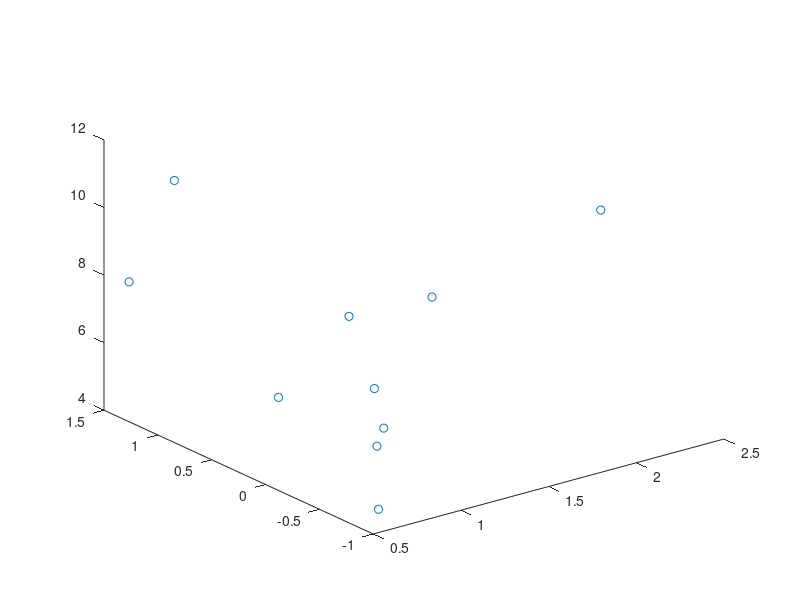
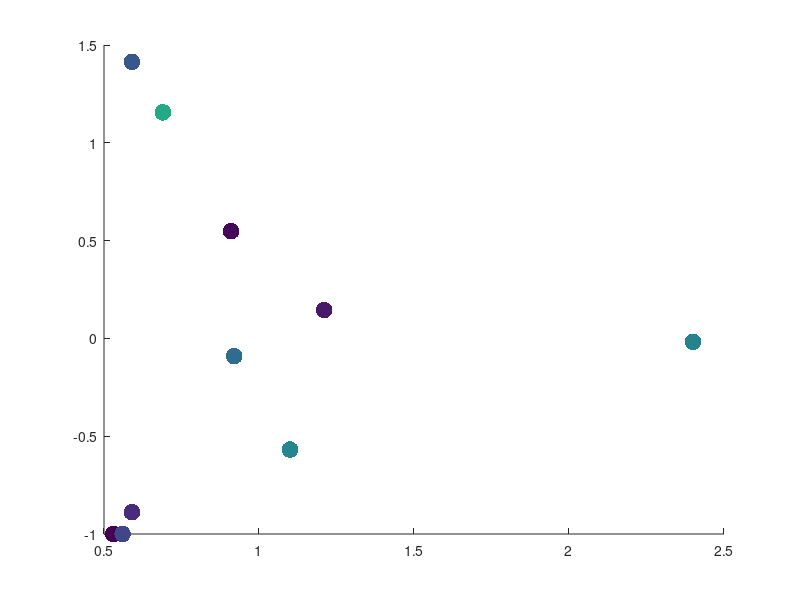

MATLAB code to generate these figures, in order: (Note: this script raises an error after producing the figures.)
clear all;
close all;

% 20P10_Exvivo7, 20P11_Exvivo6, 18P90, 18P93, 20P40, 18P92, 18P94_Exvivo3, 18P95, 17P73, 20P48
width_array = [2.40,      0.91,  1.21,  0.53,  0.56,  0.59,          0.92,  0.59,  1.10,  0.69];
SNR_array =   [9.48,	  5.20,	 5.63,	4.69,  7.05,  6.31,	         8.52,	7.80,  9.54,  11.04];

bias_array = [0.160714286, 0.404761905, 0.094147583, -1, -1, -1, -0.090909091, 3.252873563, -0.568788501, 0.916167665];
bias_array = [-0.017857143, 0.547619048, 0.145038168, -1, -1, -0.888888889, -0.090909091, 1.413793103, -0.568788501, 1.155688623];

invivo_array = [2.20, 1.3, 4.5, 0, 0, 0.1, 0.7, 2.1, 2.1, 3.6];
gt_array = [2.24	0.84	3.93	1.23	0.56	0.9	 0.77	0.87	4.87	1.67];
figure();
p1 = plot3(width_array, bias_array, SNR_array, 'o');

%%
sz = 144;
% figure('Position', [0 100 400 400]);
% p1 = scatter(width_array, SNR_array, sz, bias_array,'filled');

bias_array_v2 = bias_array;
bias_array_v2(bias_array>1) = 1;

% bias_array but to penalize false negative more
bias_array_v3 = bias_array;
bias_array_v3(bias_array == -1) = -5;


figure('Position', [0 100 400 400]);
p1 = scatter(width_array, bias_array, sz, SNR_array, 'filled');
caxis([5 15]);
hold on;
yline([0 0]);

figure('Position', [0 100 400 400]);
p1 = scatter(width_array, abs(bias_array), sz, SNR_array, 'filled');
caxis([5 15]);

%% Inverse proportional fitting
sz = 192;
y = abs(bias_array);
x = width_array;
yfit = @(b,x) b(1)./(x + b(2)) + b(3);  % Objective Function
CF = @(b) sum((y-yfit(b,x)).^2);        % Cost Function
b0 = [1, 0, 0];                      % Initial Parameter Estimates
[B, fv] = fminsearch(CF, b0); 

X = 0.35:0.1:2.5;
figure('Position', [0 100 400 400]);
p1 = scatter(width_array, abs(bias_array), sz, SNR_array, 'filled');
caxis([5 15]);
hold on;
plot(X,yfit(B,X), '--', 'LineWidth', 3);
set(gca, 'YDir','reverse');
ylim([-0.2 3.5]);
Rsq2 = 1 - sum((y - yfit(B,x)).^2)/sum((y - mean(y)).^2) % R^2 0.3290

set(gca, 'Box', 'off', 'TickDir', 'out', 'TickLength', [.02 .02], ...
    'XMinorTick', 'off', 'YMinorTick', 'off', 'YGrid', 'on', ...
    'XColor', [.3 .3 .3], 'YColor', [.3 .3 .3], ...
    'LineWidth', 2)
%% Version 2 
% yfit = @(b,x) b(1)./(x);  % Objective Function
% CF = @(b) sum((y-yfit(b,x)).^2);        % Cost Function
% b0 = [1];                      % Initial Parameter Estimates
% [B, fv] = fminsearch(CF, b0); 
% 
% X = 0.3:0.1:2.5;
% figure('Position', [0 100 400 400]);
% p1 = scatter(width_array, abs(bias_array), sz, SNR_array, 'filled');
% caxis([5 15]);
% hold on;
% plot(X,yfit(B,X));
sz = 192;
y = abs(bias_array);
x = width_array;
yfit = @(b,x) b(1)./(x + b(2)) + b(3);  % Objective Function
CF = @(b) sum((y-yfit(b,x)).^2);        % Cost Function
b0 = [1, 0, 0];                      % Initial Parameter Estimates
[B, fv] = fminsearch(CF, b0); 

X = 0.5:0.1:2.5;
figure('Position', [0 100 400 400]);
p1 = scatter(width_array, abs(bias_array), sz, SNR_array, 'filled');
caxis([5 15]);
hold on;
plot(X,yfit(B,X), '--', 'LineWidth', 3);

Rsq2 = 1 - sum((y - yfit(B,x)).^2)/sum((y - mean(y)).^2) % R^2 0.3290


%% Version 3 (This is the version for the plot)
sz = 192;

y = abs(bias_array);
x = width_array;
yfit = @(b,x) b(1)./(x + b(2)) + b(3);  % Objective Function
CF = @(b) sum((y-yfit(b,x)).^2);        % Cost Function
b0 = [1, 0, 0];                      % Initial Parameter Estimates
[B, fv] = fminsearch(CF, b0); 


X = 0.4:0.1:2.5;
figure('Position', [0 100 400 400]);
p1 = scatter(width_array, abs(bias_array), sz, 'filled');
caxis([5 15]);
hold on;
plot(X,yfit(B,X), '--k', 'LineWidth', 3);
set(gca, 'YDir','reverse', 'XAxisLocation','top');
ylim([-0.2 2]);
Rsq2 = 1 - sum((y - yfit(B,x)).^2)/sum((y - mean(y)).^2) % R^2 0.3290
scatter(width_array([1 8]), abs(bias_array([1 8])), sz, 'filled', 'MarkerFaceColor', [0.8500, 0.3250, 0.0980]);

set(gca, 'Box', 'off', 'TickDir', 'out', 'TickLength', [.02 .02], ...
    'XMinorTick', 'off', 'YMinorTick', 'off', 'YGrid', 'on', ...
    'XColor', [.3 .3 .3], 'YColor', [.3 .3 .3], ...
    'LineWidth', 2)
%% Version 4 (non-abs bias)
sz = 192;

y = abs(bias_array);
x = width_array;
yfit = @(b,x) b(1)./(x + b(2)) + b(3);  % Objective Function
CF = @(b) sum((y-yfit(b,x)).^2);        % Cost Function
b0 = [1, 0, 0];                      % Initial Parameter Estimates
[B, fv] = fminsearch(CF, b0); 

B2 = [-B(1), B(2), -B(3)];
B3 = [B(1), B(2), B(3)+0.1];
X = 0.4:0.1:2.5;
X2 = 0.4:0.1:2.1;
X3 = 2.2:0.1:2.5;
figure('Position', [0 100 400 400]);
p1 = scatter(width_array, bias_array, sz, 'filled');
caxis([5 15]);
hold on;
plot(X2,yfit(B,X2), '--k', 'LineWidth', 3);
plot(X2,yfit(B2,X2), '--k', 'LineWidth', 3);
plot(X3, zeros(1,length(X3)), '--k', 'LineWidth', 3);
set(gca, 'YDir','reverse', 'XAxisLocation','top');
ylim([-2 2]);
Rsq2 = 1 - sum((y - yfit(B,x)).^2)/sum((y - mean(y)).^2) % R^2 0.3290
scatter(width_array([1 5 8]), bias_array([1 5 8]), sz, 'filled', 'MarkerFaceColor', [0.8500, 0.3250, 0.0980]);

set(gca, 'Box', 'off', 'TickDir', 'out', 'TickLength', [.02 .02], ...
    'XMinorTick', 'off', 'YMinorTick', 'off', 'YGrid', 'on', ...
    'XColor', [.3 .3 .3], 'YColor', [.3 .3 .3], ...
    'LineWidth', 2)

%% Version 5 (non-abs bias) Curve is not the fitting curve
sz = 192;

y = abs(bias_array);
x = width_array;
yfit = @(b,x) b(1)./(x + b(2)) + b(3);  % Objective Function
CF = @(b) sum((y-yfit(b,x)).^2);        % Cost Function
b0 = [1, 0, 0];                      % Initial Parameter Estimates
[B, fv] = fminsearch(CF, b0); 

B2 = [-B(1), B(2), -B(3)];
B3 = [B(1), B(2), B(3)+0.2];
B4 = [-B(1), B(2), -(B(3)+0.2)];

X = 0.4:0.1:2.5;

figure('Position', [0 100 400 600]);
yline(0, 'LineWidth', 1.5);
hold on;
p1 = scatter(width_array, bias_array, sz, 'filled');
caxis([5 15]);

plot(X,yfit(B3,X), '--k', 'LineWidth', 3);
plot(X,yfit(B4,X), '--k', 'LineWidth', 3);
ylim([-2 2]);
Rsq2 = 1 - sum((y - yfit(B,x)).^2)/sum((y - mean(y)).^2) % R^2 0.3290
scatter(width_array([1 5 8]), bias_array([1 5 8]), sz, 'filled', 'MarkerFaceColor', [0.8500, 0.3250, 0.0980]);

set(gca, 'Box', 'off', 'TickDir', 'out', 'TickLength', [.02 .02], ...
    'XMinorTick', 'off', 'YMinorTick', 'off', 'YGrid', 'on', ...
    'XColor', [.3 .3 .3], 'YColor', [.3 .3 .3], ...
    'LineWidth', 2)
%% Clustering into two groups
[idx,C] = kmeans(abs(bias_array'), 3)
[idx,C] = kmeans(abs(cat(1, bias_array, width_array)'), 3)
% Cluster 1
c1 = [1 2 3 7 9];
c2 = [4 5 6 8 10];
mean(abs(bias_array(c1)))
mean(abs(bias_array(c2)))
std(abs(bias_array(c1)))
std(abs(bias_array(c2)))

mean(abs(width_array(c1)))
mean(abs(width_array(c2)))
std(abs(width_array(c1)))
std(abs(width_array(c2)))
%%  20P40 varying resolution
res_mat =    [0.9       1.2     1.6     1.9
              0.9       1.2     1.6     1.9
              0.9       1.2     1.6     1.9
              0.9       1.2     1.6     1.9];


res_mat_voxel = [0.9; 1.2; 1.6; 1.9] * [2 4 6 8];

bias_mat = [-1              -1              -1              -1    
            -1              -0.107142857    -0.642857143    -1
            -1              0.607142857     -0.464285714    -1
            0.071428571     -0.464285714    -1              -1];

SNR_mat = [0.45503212  0.718887262  1.646226415  3.035294118
           0.719665272  1.669172932  3.265957447  3.038834951
           0.928977273  3.467391304  6.419354839  3.358974359
           2.040650407  3.886792453  3.578947368  6.90625];


figure();
% p1 = plot3(res_mat, bias_mat, SNR_mat, 'o');
p1 = plot(res_mat_voxel, bias_mat);
hold on;
yline(0);

figure();
% p1 = plot3(res_mat, bias_mat, SNR_mat, 'o');
p1 = plot(res_mat_voxel, abs(bias_mat));
hold on;
yline(0);

figure();
p1 = plot(res_mat(1,:), abs(bias_mat(1,:)));
hold on;
p2 = plot(res_mat(2,:), abs(bias_mat(2,:)));
p3 = plot(res_mat(3,:), abs(bias_mat(3,:)));
p4 = plot(res_mat(4,:), abs(bias_mat(4,:)));


figure();
imagesc(abs(bias_mat)); colormap(brewermap([],'*RdYlBu'));

sz = 144;
figure();
p1 = scatter(res_mat(1,:), abs(bias_mat(1,:)), sz, SNR_mat(1,:), 'filled');
hold on;
p2 = scatter(res_mat(2,:), abs(bias_mat(2,:)), sz, SNR_mat(2,:), 'filled');
p3 = scatter(res_mat(3,:), abs(bias_mat(3,:)), sz, SNR_mat(3,:), 'filled');
p4 = scatter(res_mat(4,:), abs(bias_mat(4,:)), sz, SNR_mat(4,:), 'filled');
colormap(brewermap([],'*RdYlBu'));
caxis([2 6])

%% Bland-Altman (width vs bias)
addpath('../function/BlandAltman/');
territories = {'Invivo'};
nterritories = length(territories);

% Patient states during measurement
states = {'Volume (%)'};
nstates = length(states);

data1 = cat(3,invivo_array');
data2 = cat(3, gt_array');

% BA plot paramters
tit = 'Invivo-Exvivo Comparison'; % figure title
gnames = {territories, states}; % names of groups in data {dimension 1 and 2}
label = {'Invivo','Ground Truth','%'}; % Names of data sets
corrinfo = {'n','SSE','r2','eq'}; % stats to display of correlation scatter plot
BAinfo = {'RPC(%)','ks'}; % stats to display on Bland-ALtman plot
limits = 'auto'; % how to set the axes limits
if 1 % colors for the data sets may be set as:
	colors = 'br';      % character codes
else
	colors = [0 0 1;... % or RGB triplets
		      1 0 0];
end

% Generate figure with symbols
[cr, fig, statsStruct] = BlandAltman(data1, data2, label, tit, gnames, 'corrInfo', corrinfo, 'baInfo', BAinfo, 'axesLimits', limits, 'colors', colors, 'showFitCI', 'on');
